Frame 1 (no input): blank canvas, image omitted
Frame 60 (the mouse pressed at the canvas centre just before this capture): blank canvas, image omitted
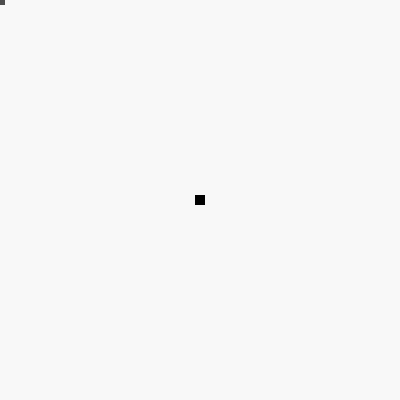
Frame 120 (the mouse held since frame 60 and released just before this capture)

The Processing sketch whose frames 1 and 60 were blank and that drew this single picture after the mouse press (run headless with seeded random() and noise(); from frame 60 on, the mouse is pressed at the canvas centre):

// Processing sketch: sketch_06_array_03
// ── sketch_06_array_03.pde
// 06 array

int[][] prev;

void setup() {
  size(400, 400);
  
  prev = new int[200][2];
  
  rectMode(CENTER);
}

void draw() {
  for (int index = 0; index < prev.length; index++) {
    if (index == prev.length - 1) {
      prev[index][0] = mouseX;
      prev[index][1] = mouseY;
    } else {
      prev[index][0] = prev[index+1][0];
      prev[index][1] = prev[index+1][1]; 
    }
  }
  
  background(248);
  
  println("---");
  for (int count = 0; count < prev.length; count++) {
    noStroke();
    fill(int(255 * (float(prev.length-count)/float(prev.length))));
    println(prev.length, count, prev.length-count, float(prev.length-count)/float(prev.length));
    rect(prev[count][0],prev[count][1], 10,10);
  }
}
